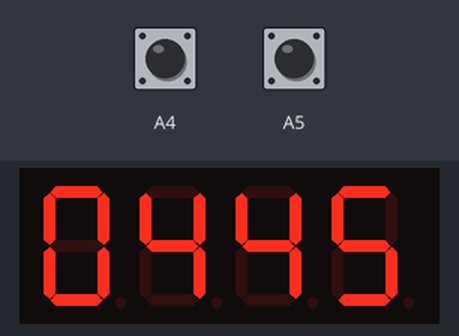
The sketch below on a simulated Arduino Uno, built with avr-gcc and run on an emulated ATmega328P. Shown: 4-digit seven-segment display. The inputs (shaded band) are chosen by the test bench; at power-on: A4 HIGH, A5 HIGH.

Above: at 1.2 s.
1.3 s: A4 pulled LOW for 3.2 s
At 2.2 s:
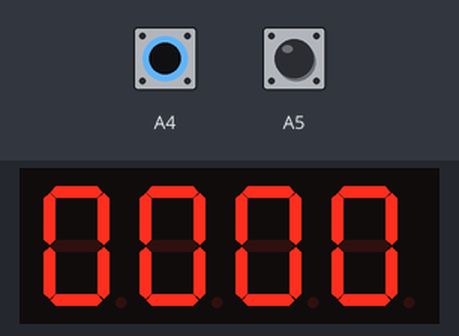
5.1 s: A5 pulled LOW for 0.15 s
At 5.26 s:
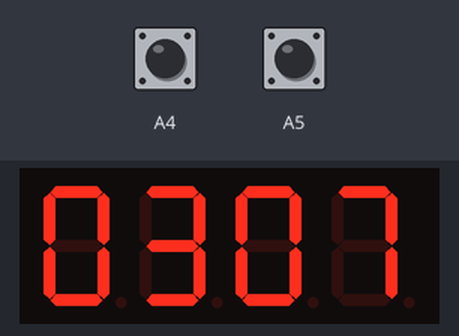
5.8 s: A4 pulled LOW for 0.15 s
At 6.29 s:
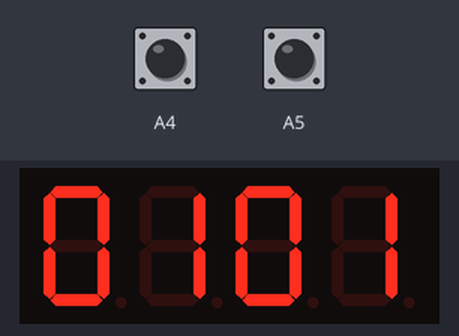
6.5 s: A5 pulled LOW for 1 s
At 6.9 s:
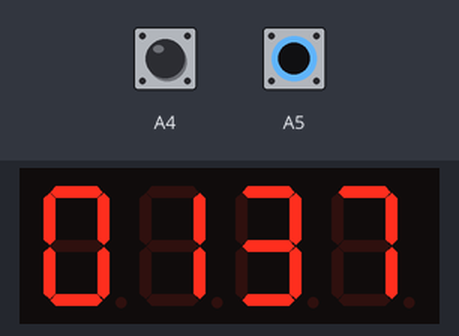
Timing chart, 0 to 9.1 s (numbered marks = the images above; inputs shaded):
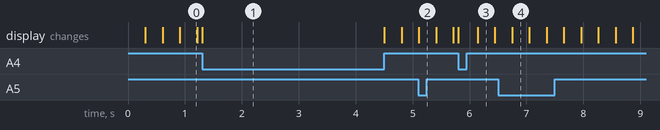

The sketch:

question_2_3.ino
```cpp
#include "SevSeg.h"
SevSeg sevseg;
int Hour=0,Min=0;
int Step=1;
int Btn1, Btn2;
void setup() {

   byte numDigits =4;

   pinMode(A4,INPUT_PULLUP);
   pinMode(A5,INPUT_PULLUP);

   byte digitPins[] = {12,11,10,13};
   byte segmentPins[] = {2,3,4,5,6,7,8,9};
   sevseg.begin(COMMON_CATHODE, numDigits, digitPins, segmentPins);
}

void loop() {
  Btn1= digitalRead (A4);    // Reset
  Btn2 = digitalRead (A5);   // Reverse couting
  if (Btn1==0)
    Min = Hour = 0;
  if (Btn2==0)
    Step = -1;           // Reverse
  else Step = 1;

 sevseg.setNumber(Hour * 100 + Min, 4);
  Min = Min + Step;
  if (Min == 60)
    {  Min = 0;
      Hour = Hour+1;
      if (Hour == 24)
        {
          Min=0;
          Hour=0;
         }
      } // overflow
  if (Min == -1)
  { Min =59;
    Hour =Hour-1;
    if (Hour == -1)
      {
        Hour=23;
       }
   }      // underflow


for(int i=0;i<10;i++)
{
   sevseg.refreshDisplay();
   sevseg.refreshDisplay();
}

}
```
